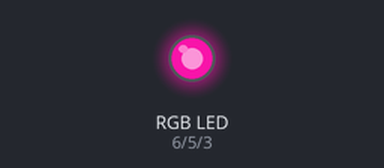
The sketch below on a simulated Arduino Uno, built with avr-gcc and run on an emulated ATmega328P. On the bench: an RGB LED mixed from three pins (HIGH = lit). Dim RGB values are drawn brighter than linear; random numbers use the default seed unless the sketch sets one.

Above: at 0.1 s.
At 4.1 s:
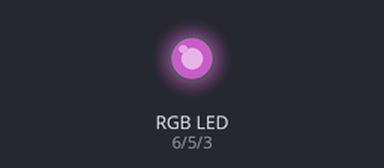
At 9.1 s:
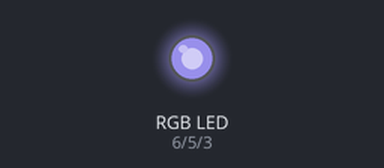
At 19.1 s:
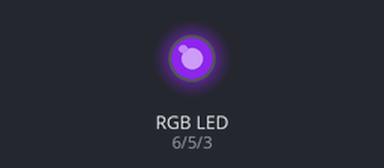
At 28.1 s:
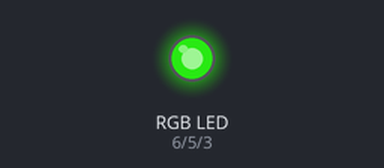
At 38.1 s:
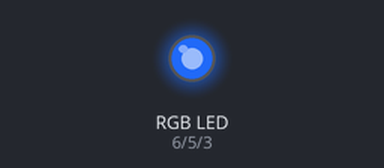
Timing chart, 0 to 40.0 s (numbered marks = the images above):
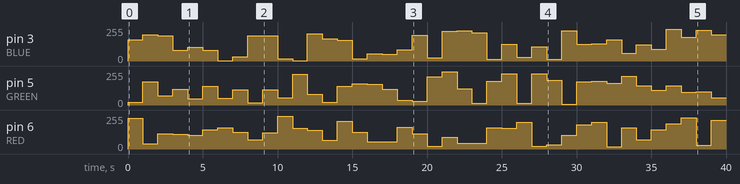

Measured:
- by itself, pin 3 (BLUE): 0/255 → 158/255 at 0.00 s, → 197/255 1.0 s later, → 188/255 1.0 s later, → 80/255 1.0 s later, … (40 changes in this stretch)
- by itself, pin 5 (GREEN): 0/255 → 19/255 at 0.00 s, → 175/255 1.0 s later, → 68/255 1.0 s later, → 120/255 1.0 s later, … (40 changes in this stretch)

The sketch:

random-color.ino
```cpp
// pwm channels
#define BLUE 3
#define GREEN 5
#define RED 6

void setup() {
  // put your setup code here, to run once:
  pinMode(RED,OUTPUT);
  pinMode(GREEN,OUTPUT);
  pinMode(BLUE,OUTPUT);
}

int redValue;
int greenValue;
int blueValue;
#define delayTime 1000

void loop() {
  // put your main code here, to run repeatedly:
  redValue = random(0,255);
  greenValue = random(0,255);
  blueValue = random(0,255);

  analogWrite(RED,redValue);
  analogWrite(GREEN, greenValue);
  analogWrite(BLUE, blueValue);
  delay(delayTime);
}
```
